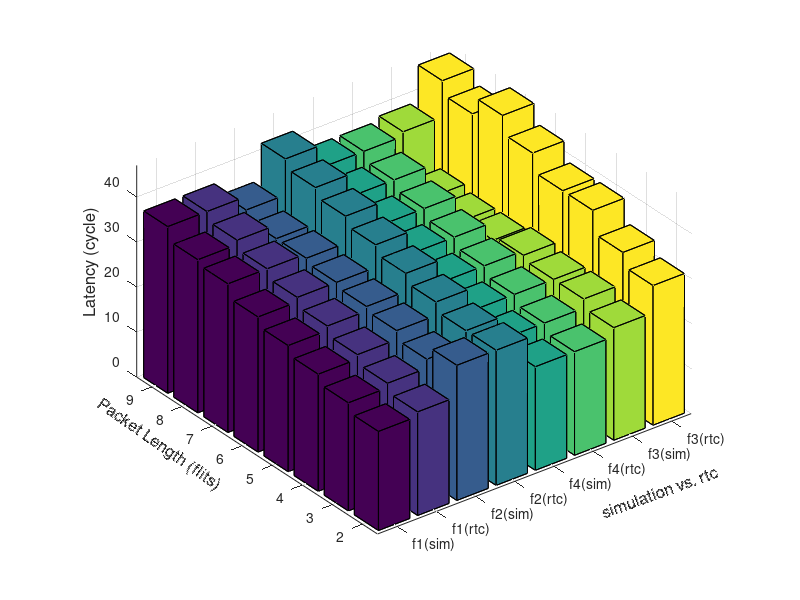

The MATLAB source for this figure:
function test()
Labelx={'f1(sim)' 'f1(rtc)' 'f2(sim)' 'f2(rtc)' 'f4(sim)' 'f4(rtc)' 'f3(sim)' 'f3(rtc)'};
Labely={'9','8','7','6','5','4','3','2'};
Z=[ 37      37       34      42        37      37 38     46;    %9
    34      35       32      40        35      35 28     43;    %8
    33      33       32      38        33      33 27     47;    %7
    30      31       31      36        31      31 27     43;    %6
    28      29       30      34        29      29 28     39;    %5
    26      27       29      32        27      27 27     39;    %4
    24      25       27      30        25      25 27     34;    %3
    22      23       30      30        23      23 25     31];   %2                                 
%'RTC(0)'  'SIM(0)'  'RTC(1)'  'SIM(1)' 'RTC(2)' 'SIM(2)' 'RTC(3)' 'SIM(3)'
hb=bar3(Z);
%colorbar;
set(gca,'xticklabel',Labelx,'FontSize',10);
set(gca,'yticklabel',Labely,'FontSize',10);
xlabel('simulation vs. rtc','Rotation',20,'FontSize',12);
ylabel('Packet Length (flits)','Rotation',-35,'FontSize',12);
zlabel('Latency (cycle)','FontSize',12);
end